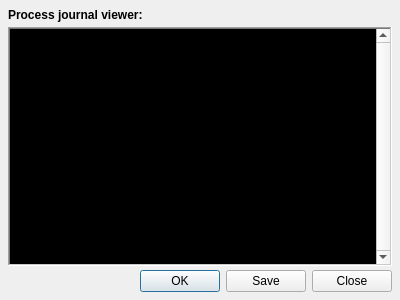
<?xml version="1.0" encoding="UTF-8"?>
<ui version="4.0">
 <class>TJournal_form</class>
 <widget class="QDialog" name="TJournal_form">
  <property name="geometry">
   <rect>
    <x>0</x>
    <y>0</y>
    <width>400</width>
    <height>300</height>
   </rect>
  </property>
  <property name="windowTitle">
   <string>Dialog</string>
  </property>
  <layout class="QVBoxLayout" name="verticalLayout_2">
   <property name="spacing">
    <number>4</number>
   </property>
   <property name="leftMargin">
    <number>8</number>
   </property>
   <property name="topMargin">
    <number>8</number>
   </property>
   <property name="rightMargin">
    <number>8</number>
   </property>
   <property name="bottomMargin">
    <number>8</number>
   </property>
   <item>
    <layout class="QVBoxLayout" name="verticalLayout">
     <property name="sizeConstraint">
      <enum>QLayout::SetDefaultConstraint</enum>
     </property>
     <item>
      <layout class="QVBoxLayout" name="verticalLayout_7">
       <property name="spacing">
        <number>5</number>
       </property>
       <item>
        <widget class="QLabel" name="label_5">
         <property name="sizePolicy">
          <sizepolicy hsizetype="Minimum" vsizetype="Minimum">
           <horstretch>0</horstretch>
           <verstretch>0</verstretch>
          </sizepolicy>
         </property>
         <property name="font">
          <font>
           <family>Tahoma</family>
           <weight>75</weight>
           <bold>true</bold>
          </font>
         </property>
         <property name="text">
          <string>Process journal viewer:</string>
         </property>
        </widget>
       </item>
       <item>
        <widget class="QListWidget" name="listWidget_7">
         <property name="palette">
          <palette>
           <active>
            <colorrole role="WindowText">
             <brush brushstyle="SolidPattern">
              <color alpha="255">
               <red>0</red>
               <green>0</green>
               <blue>0</blue>
              </color>
             </brush>
            </colorrole>
            <colorrole role="Text">
             <brush brushstyle="SolidPattern">
              <color alpha="255">
               <red>255</red>
               <green>255</green>
               <blue>255</blue>
              </color>
             </brush>
            </colorrole>
            <colorrole role="Base">
             <brush brushstyle="SolidPattern">
              <color alpha="255">
               <red>0</red>
               <green>0</green>
               <blue>0</blue>
              </color>
             </brush>
            </colorrole>
           </active>
           <inactive>
            <colorrole role="WindowText">
             <brush brushstyle="SolidPattern">
              <color alpha="255">
               <red>0</red>
               <green>0</green>
               <blue>0</blue>
              </color>
             </brush>
            </colorrole>
            <colorrole role="Text">
             <brush brushstyle="SolidPattern">
              <color alpha="255">
               <red>255</red>
               <green>255</green>
               <blue>255</blue>
              </color>
             </brush>
            </colorrole>
            <colorrole role="Base">
             <brush brushstyle="SolidPattern">
              <color alpha="255">
               <red>0</red>
               <green>0</green>
               <blue>0</blue>
              </color>
             </brush>
            </colorrole>
           </inactive>
           <disabled>
            <colorrole role="WindowText">
             <brush brushstyle="SolidPattern">
              <color alpha="255">
               <red>106</red>
               <green>104</green>
               <blue>100</blue>
              </color>
             </brush>
            </colorrole>
            <colorrole role="Text">
             <brush brushstyle="SolidPattern">
              <color alpha="255">
               <red>106</red>
               <green>104</green>
               <blue>100</blue>
              </color>
             </brush>
            </colorrole>
            <colorrole role="Base">
             <brush brushstyle="SolidPattern">
              <color alpha="255">
               <red>212</red>
               <green>208</green>
               <blue>200</blue>
              </color>
             </brush>
            </colorrole>
           </disabled>
          </palette>
         </property>
         <property name="font">
          <font>
           <family>Lucida Sans Unicode</family>
           <weight>75</weight>
           <bold>true</bold>
          </font>
         </property>
         <property name="frameShape">
          <enum>QFrame::WinPanel</enum>
         </property>
         <property name="verticalScrollBarPolicy">
          <enum>Qt::ScrollBarAlwaysOn</enum>
         </property>
         <property name="wordWrap">
          <bool>true</bool>
         </property>
        </widget>
       </item>
      </layout>
     </item>
     <item>
      <widget class="QDialogButtonBox" name="buttonBox">
       <property name="orientation">
        <enum>Qt::Horizontal</enum>
       </property>
       <property name="standardButtons">
        <set>QDialogButtonBox::Close|QDialogButtonBox::Ok|QDialogButtonBox::Save</set>
       </property>
      </widget>
     </item>
    </layout>
   </item>
  </layout>
 </widget>
 <resources/>
 <connections>
  <connection>
   <sender>buttonBox</sender>
   <signal>accepted()</signal>
   <receiver>TJournal_form</receiver>
   <slot>accept()</slot>
   <hints>
    <hint type="sourcelabel">
     <x>248</x>
     <y>254</y>
    </hint>
    <hint type="destinationlabel">
     <x>157</x>
     <y>274</y>
    </hint>
   </hints>
  </connection>
  <connection>
   <sender>buttonBox</sender>
   <signal>rejected()</signal>
   <receiver>TJournal_form</receiver>
   <slot>reject()</slot>
   <hints>
    <hint type="sourcelabel">
     <x>316</x>
     <y>260</y>
    </hint>
    <hint type="destinationlabel">
     <x>286</x>
     <y>274</y>
    </hint>
   </hints>
  </connection>
 </connections>
</ui>
